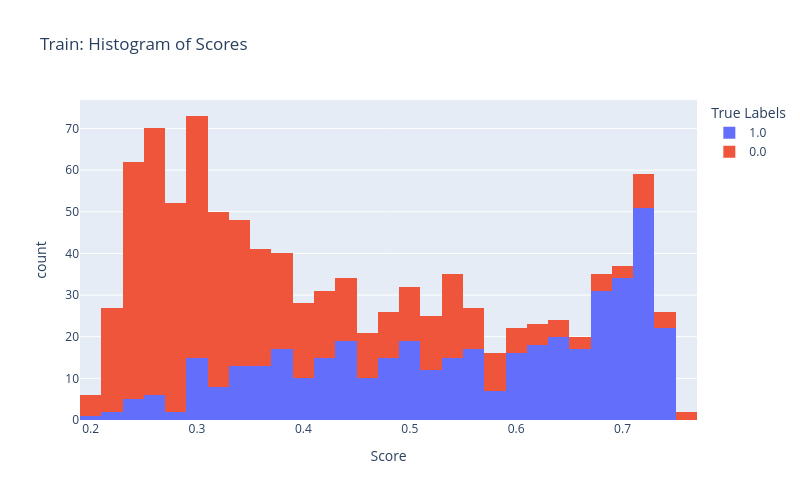
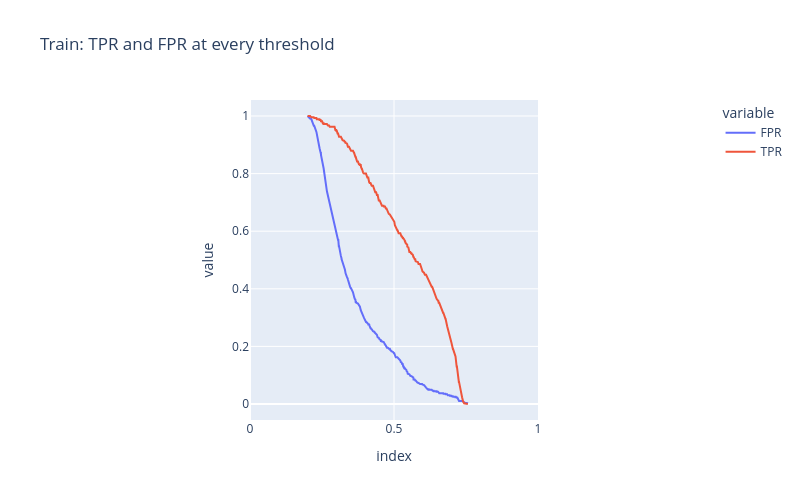
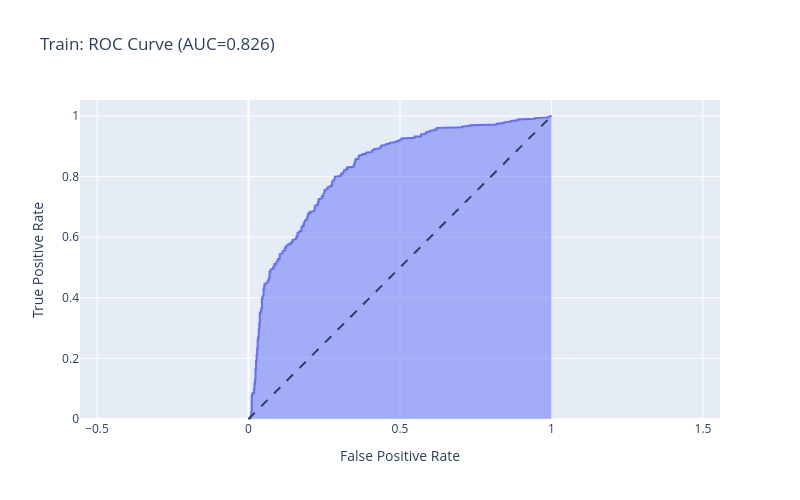
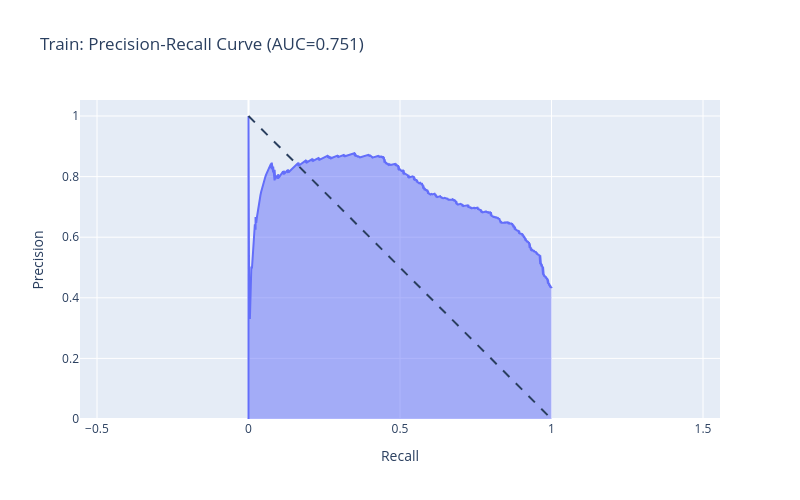

Here is the notebook cell these charts were saved with, in order:
### Code cell
for y_true, y_score, name in [(train_y_true, train_y_score, 'Train'),
                               (val_y_true, val_y_score, 'Validation')]:
    plot_preliminary_plots(y_true, y_score, name)
    plot_roc_curve(y_true, y_score, name)
    plot_pr_curve(y_true, y_score, name)

### Figure 1 — Plotly figure (JSON) as saved in the notebook; plotly's stock layout.template omitted (floating-point values rounded to 4 significant figures; data arrays with more than 128 entries replaced by an {"elided": "..."} marker saying what was removed)
{"data": [{"bingroup": "x", "hovertemplate": "True Labels=1.0<br>Score=%{x}<br>count=%{y}<extra></extra>", "legendgroup": "1.0", "marker": {"color": "#636efa", "pattern": {"shape": ""}}, "name": "1.0", "nbinsx": 50, "orientation": "v", "showlegend": true, "type": "histogram", "x": {"elided": "430 float values"}, "xaxis": "x", "yaxis": "y"}, {"bingroup": "x", "hovertemplate": "True Labels=0.0<br>Score=%{x}<br>count=%{y}<extra></extra>", "legendgroup": "0.0", "marker": {"color": "#EF553B", "pattern": {"shape": ""}}, "name": "0.0", "nbinsx": 50, "orientation": "v", "showlegend": true, "type": "histogram", "x": {"elided": "562 float values"}, "xaxis": "x", "yaxis": "y"}], "layout": {"barmode": "relative", "height": 500, "legend": {"title": {"text": "True Labels"}, "tracegroupgap": 0}, "title": {"text": "Train: Histogram of Scores"}, "width": 800, "xaxis": {"anchor": "y", "domain": [0, 1], "title": {"text": "Score"}}, "yaxis": {"anchor": "x", "domain": [0, 1], "title": {"text": "count"}}}}

### Figure 2 — Plotly figure (JSON) as saved in the notebook; plotly's stock layout.template omitted (floating-point values rounded to 4 significant figures; data arrays with more than 128 entries replaced by an {"elided": "..."} marker saying what was removed)
{"data": [{"hovertemplate": "variable=FPR<br>index=%{x}<br>value=%{y}<extra></extra>", "legendgroup": "FPR", "line": {"color": "#636efa", "dash": "solid"}, "marker": {"symbol": "circle"}, "mode": "lines", "name": "FPR", "orientation": "v", "showlegend": true, "type": "scatter", "x": {"elided": "323 float values"}, "xaxis": "x", "y": {"elided": "323 float values"}, "yaxis": "y"}, {"hovertemplate": "variable=TPR<br>index=%{x}<br>value=%{y}<extra></extra>", "legendgroup": "TPR", "line": {"color": "#EF553B", "dash": "solid"}, "marker": {"symbol": "circle"}, "mode": "lines", "name": "TPR", "orientation": "v", "showlegend": true, "type": "scatter", "x": {"elided": "323 float values"}, "xaxis": "x", "y": {"elided": "323 float values"}, "yaxis": "y"}], "layout": {"height": 500, "legend": {"title": {"text": "variable"}, "tracegroupgap": 0}, "title": {"text": "Train: TPR and FPR at every threshold"}, "width": 800, "xaxis": {"anchor": "y", "constrain": "domain", "domain": [0, 1], "range": [0, 1], "title": {"text": "index"}}, "yaxis": {"anchor": "x", "domain": [0, 1], "scaleanchor": "x", "scaleratio": 1, "title": {"text": "value"}}}}

### Figure 3 — Plotly figure (JSON) as saved in the notebook; plotly's stock layout.template omitted (floating-point values rounded to 4 significant figures; data arrays with more than 128 entries replaced by an {"elided": "..."} marker saying what was removed)
{"data": [{"fillpattern": {"shape": ""}, "hovertemplate": "False Positive Rate=%{x}<br>True Positive Rate=%{y}<extra></extra>", "legendgroup": "", "line": {"color": "#636efa"}, "marker": {"symbol": "circle"}, "mode": "lines", "name": "", "orientation": "v", "showlegend": false, "stackgroup": "1", "type": "scatter", "x": {"elided": "323 float values"}, "xaxis": "x", "y": {"elided": "323 float values"}, "yaxis": "y"}], "layout": {"height": 500, "legend": {"tracegroupgap": 0}, "shapes": [{"line": {"dash": "dash"}, "type": "line", "x0": 0, "x1": 1, "y0": 0, "y1": 1}], "title": {"text": "Train: ROC Curve (AUC=0.826)"}, "width": 800, "xaxis": {"anchor": "y", "domain": [0, 1], "title": {"text": "False Positive Rate"}}, "yaxis": {"anchor": "x", "domain": [0, 1], "scaleanchor": "x", "scaleratio": 1, "title": {"text": "True Positive Rate"}}}}

### Figure 4 — Plotly figure (JSON) as saved in the notebook; plotly's stock layout.template omitted (floating-point values rounded to 4 significant figures; data arrays with more than 128 entries replaced by an {"elided": "..."} marker saying what was removed)
{"data": [{"fillpattern": {"shape": ""}, "hovertemplate": "Recall=%{x}<br>Precision=%{y}<extra></extra>", "legendgroup": "", "line": {"color": "#636efa"}, "marker": {"symbol": "circle"}, "mode": "lines", "name": "", "orientation": "v", "showlegend": false, "stackgroup": "1", "type": "scatter", "x": {"elided": "993 float values"}, "xaxis": "x", "y": {"elided": "993 float values"}, "yaxis": "y"}], "layout": {"height": 500, "legend": {"tracegroupgap": 0}, "shapes": [{"line": {"dash": "dash"}, "type": "line", "x0": 0, "x1": 1, "y0": 1, "y1": 0}], "title": {"text": "Train: Precision-Recall Curve (AUC=0.751)"}, "width": 800, "xaxis": {"anchor": "y", "domain": [0, 1], "title": {"text": "Recall"}}, "yaxis": {"anchor": "x", "domain": [0, 1], "scaleanchor": "x", "scaleratio": 1, "title": {"text": "Precision"}}}}
